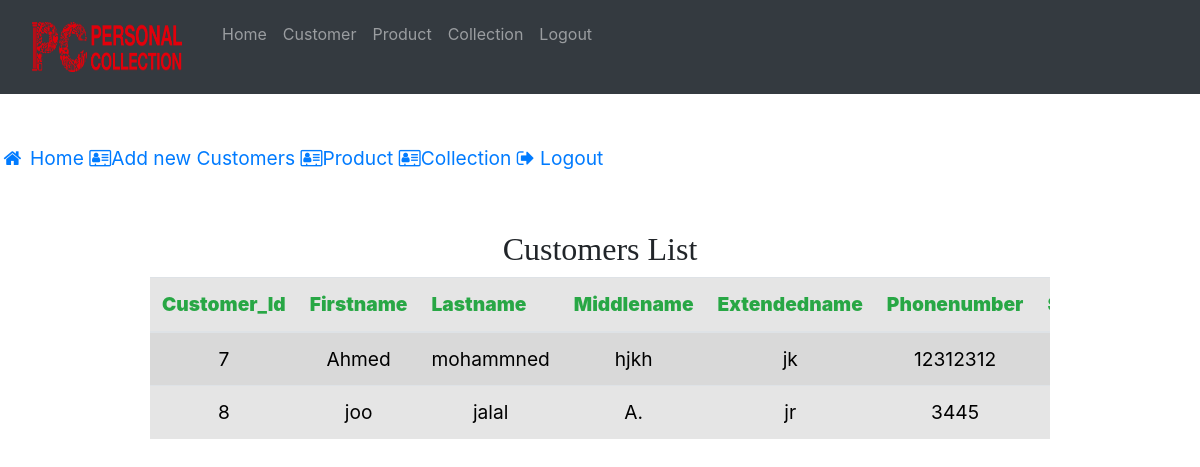
The page /Viewcustomer.php (signed in) on the database its author committed.
### tables this page shows
CREATE TABLE `customer_table` (
  `Customer_ID` int(11) NOT NULL,
  `Firstname` varchar(50) NOT NULL,
  `Lastname` varchar(50) NOT NULL,
  `Middlename` varchar(50) NOT NULL,
  `Extendedname` varchar(50) NOT NULL,
  `Phonenumber` varchar(50) NOT NULL,
  `Street` varchar(50) NOT NULL,
  `City` varchar(100) NOT NULL
);

### Viewcustomer.php (the view, shortened to what this page needs)
<?php
require('db.php');
?>
<!DOCTYPE html>
<html>
<head>
<link rel="stylesheet" href="bootstrap/css/bootstrap.min.css">
<link rel="stylesheet" href="style.css" />
<link rel="stylesheet" href="https://cdnjs.cloudflare.com/ajax/libs/font-awesome/4.7.0/css/font-awesome.min.css">
</head>
<body background="photos/pexels-photo-304664.jpeg" alt="Responsive background-image" >
<nav class="navbar fixed-top navbar-expand-lg navbar-dark bg-dark fixed-top">
      <div class="container-responsive">
        <div class="collapse navbar-collapse" id="navbarResponsive" >
          <ul class="navbar-nav ml-auto">
            <a class="navbar-brand" href="home.html">
			<img src="photos/PCLogo2017-20Feb16.png" style="float:left;" width="150" height="50" alt=""></a>
            <li class="nav-item ">
              <a class="nav-link " href="home.php" >
               Home
              </a>
            </li>
			<li class="nav-item ">
              <a class="nav-link " href="Viewcustomer.php" >
              Customer
              </a>
            </li>
			<li class="nav-item ">
              <a class="nav-link " href="viewproducts.php" >
               Product
              </a>
            </li>
			<li class="nav-item ">
              <a class="nav-link " href="viewcollection.php" >
               Collection
              </a>
            </li>
            </li><li class="nav-item ">
              <a class="nav-link " href="logout.php" >
               Logout
              </a>
            </li>
          </ul>
        </div>
    </nav><br/><br/>
<div class="sidebar">
	<br><br><br>
   <a class="mt-5" href="index.php"><i class="fa fa-fw fa-home"></i> Home</a>
	<a href="addcustomer.php"><i class="fa fa-address-card-o"></i>Add new Customers</a>
	<a href="viewproducts.php"><i class="fa fa-address-card-o"></i>Product </a>
	<a href="viewcollection.php"><i class="fa fa-address-card-o"></i>Collection </a>
   <a href="logout.php"><i class="fa fa-sign-out"></i> Logout</a>
</div>
<center><div class="main w-75">
<br/><br/><div class="form">
<h2><font face="Britannic Bold">Customers List</font></h2>
</div>
<table class=" table table-striped table-responsive table-border-collapse" width="100%"  style="border-collapse:collapse; background-color: rgba(0,0,0,0.1)">
<thead>
<tr class=" text-success">
<th ><strong >Customer_Id</strong></th>
<th><strong>Firstname</strong></th>
<th><strong>Lastname</strong></th>
<th><strong>Middlename</strong></th>
<th><strong>Extendedname</strong></th>
<th><strong>Phonenumber</strong></th>
<th><strong>Street</strong></th>
</tr>
</thead>
</div>
</center>
<tbody>
<?php
$count=1;
$sel_query="SELECT * FROM customer_table;";
$result = mysqli_query($con,$sel_query);
while($row = mysqli_fetch_assoc($result)) { ?>
<tr>
<td align="center"><?php echo $row["Customer_ID"]; ?></td>
<td align="center"><?php echo $row["Firstname"]; ?></td>
<td align="center"><?php echo $row["Lastname"]; ?></td>
<td align="center"><?php echo $row["Middlename"]; ?></td>
<td align="center"><?php echo $row["Extendedname"]; ?></td>
<td align="center"><?php echo $row["Phonenumber"]; ?></td>
<td align="center"><?php echo $row["Street"]; ?></td>
</tr>
<?php $count++; } ?>
</tbody>
</body>
</html>

### style.css (style rules this page uses)
* { margin: 0px; padding: 0px; }
body { font-size: 120%; height: 1000px; background-image: url(.png); background-position: center; background-repeat:no-repeat; background-size:100% 900px; }
table, .th { color:black; }
.navbar { overflow: hidden; background-color: #333; }
.navbar a { float: left; font-size: 16px; color: white; text-align: center; padding: 14px 16px; text-decoration: none; }

### rows shown on the page
customer_table: Customer_ID "7", Firstname "Ahmed", Lastname "mohammned", Middlename "hjkh", Extendedname "jk", Phonenumber "12312312"
customer_table: Customer_ID "8", Firstname "joo", Lastname "jalal", Middlename "A.", Extendedname "jr", Phonenumber "3445"
